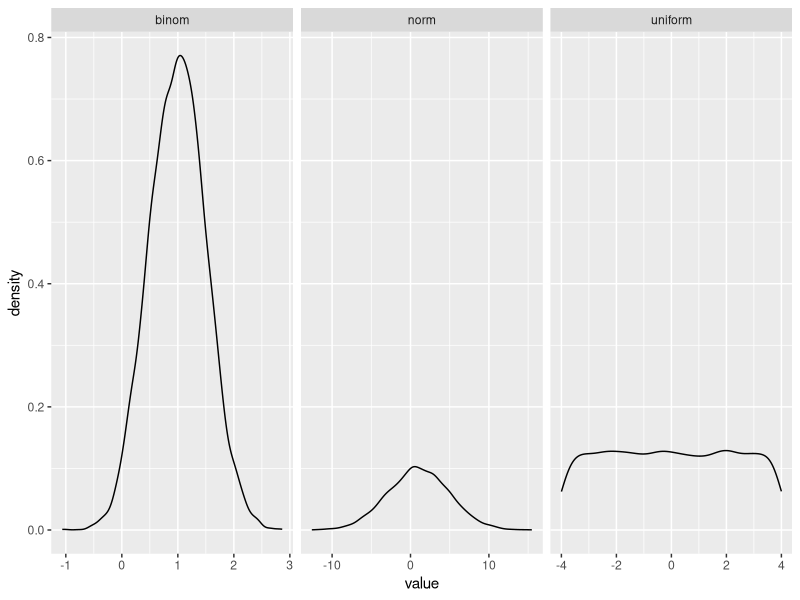
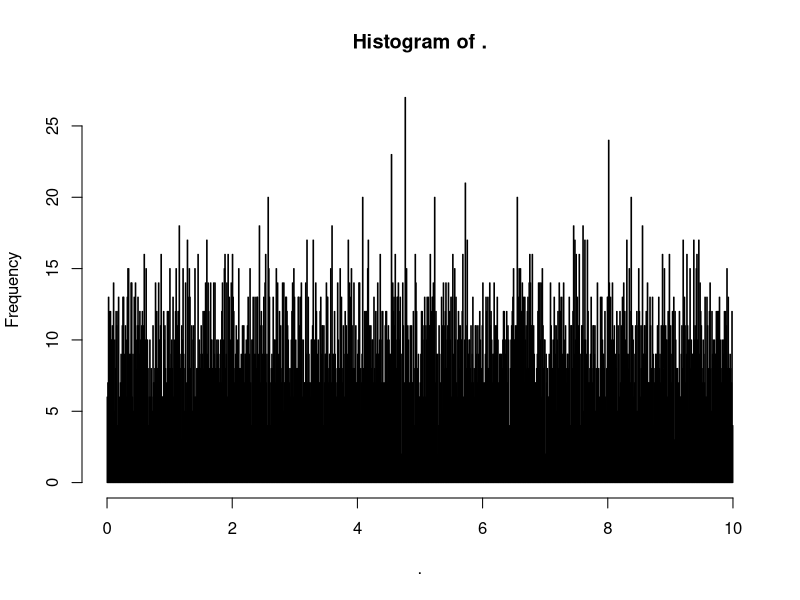
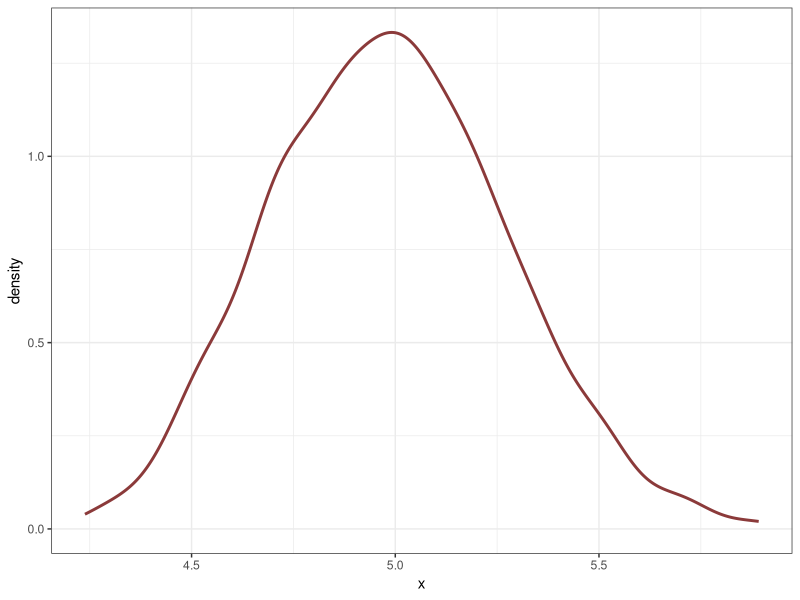
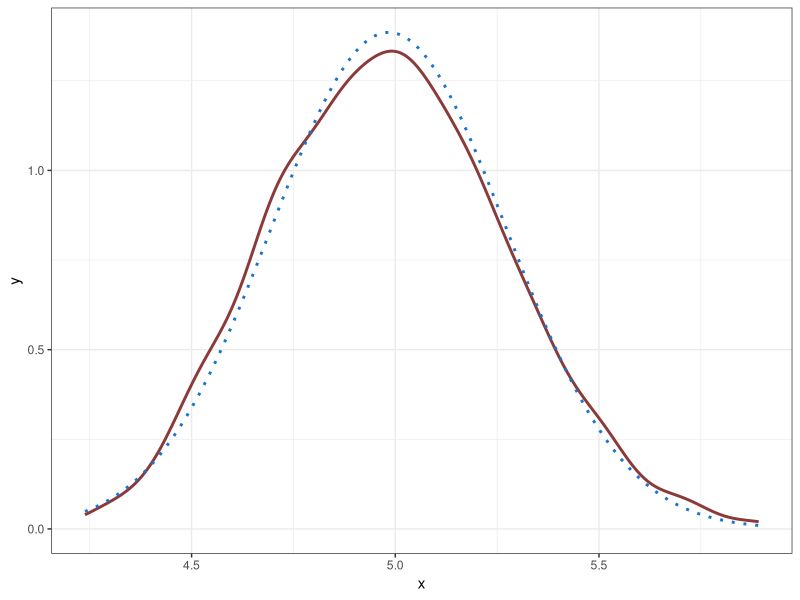
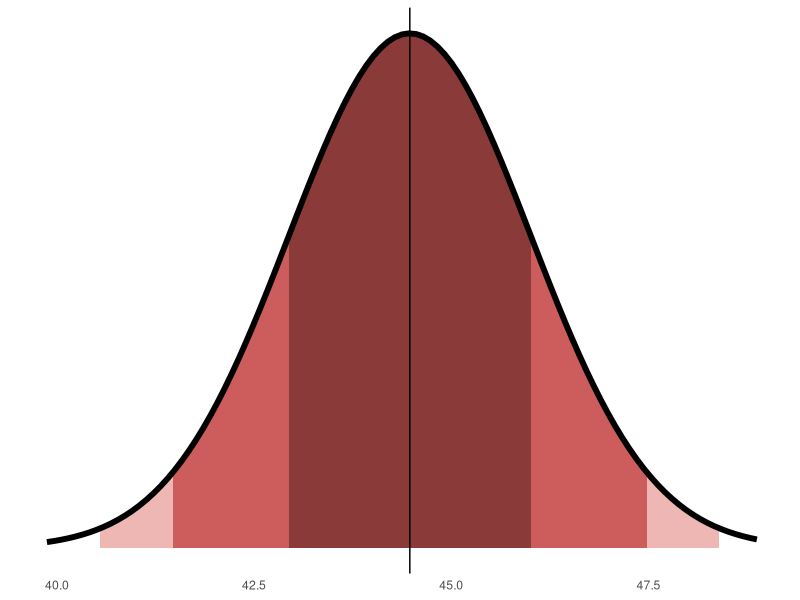
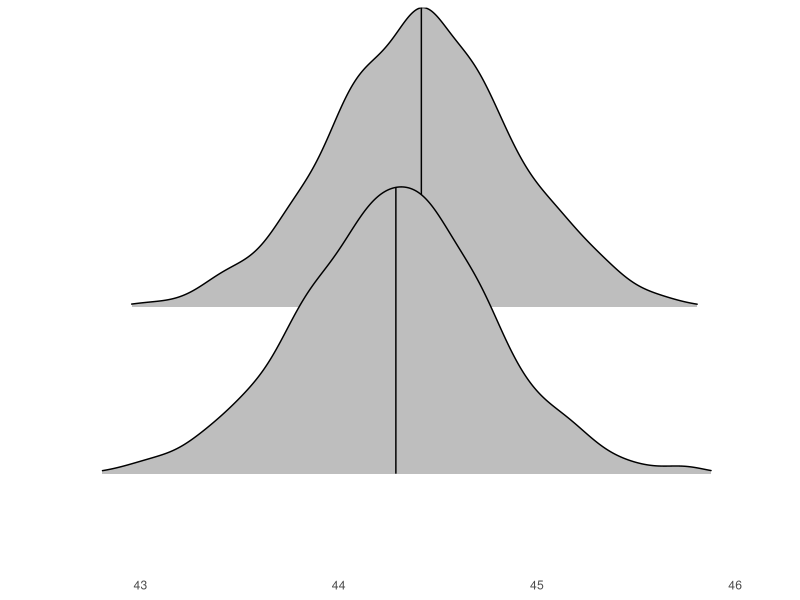
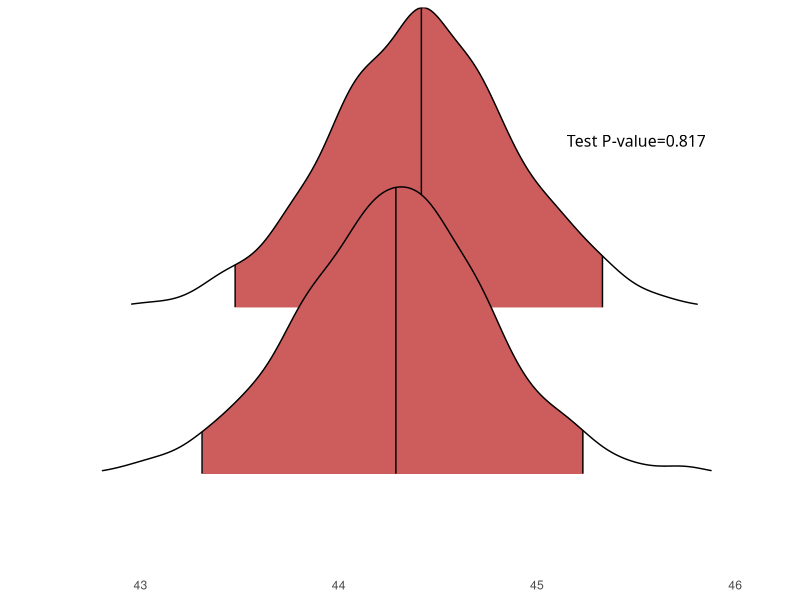

Write the R code that produced these figures, in order.
# Title: Class 3 code
# Author: Giuseppe Carteny
# Last update: 2025.05.05

# Preliminary notes:
# This is the code to replicate most of the visualizations and explore the 
# concepts presented in class 3. 

# The data used here are simulated

# 1. Load the packages # -------------------------------------------------------

want <- c('ggplot2', 'ggridges', 'dplyr', 'magrittr', 'tidyr')
have <- want %in% installed.packages()[,1] 
if(any(want[!have])) {          # <- - - - - - - - - - - # Check supplemental info script*, A.1
  install.packages(want[!have]) # <- - - - - - - - - - - # Check supplemental info script, A.2        
}
for(pckgs in want) {library(pckgs, character.only = T)} # <- - - - - - - # Check supplemental info script, A.3        
rm(list = ls())

# 2. simulate population and show central limit theroem # ----------------------

## 2.0 Use always a seed! < - - - - - - - - - - - - - - - - - - - - - - - - - - - - # !!!

# Before doing any operation that implies random numbers 
# you must include a "seed" that allows reproducibilty 
# For instance, run several times this line
mean(rnorm(100,2,3)) # Everytime the value is different

# but if you put the seed, and run the two lines together
set.seed(1234) # can be whatever number
mean(rnorm(100,2,3)) # The value remains the same


## 2.1. let's simulate a population # - - - - - - - - - - - - - - - - - - - - - 

# R allows you to simulate variables from a number of distributions 
# All functions share one argument: you need to specify the length of the output
# Each distribution has its own parameters! 
# The normal distribution has a mean and a standard deviation parameters
# The binomial distribution has the trial size, and the probability of each trial
# The uniform distribution just requires a minimum and max value

# Do you want 10, 100, 1000 values as an output?
# Here we set it as 1000
n <- 10000
set.seed(1234)
simudistributions <- 
  data.frame(
  norm = rnorm(n,1,4),
  binom = rnorm(n,1,.5),
  uniform = runif(n,-4,4)
)

simudistributions %>% 
  pivot_longer(everything()) %>% 
  ggplot(aes(x=value)) +
  geom_density() +
  facet_grid(~name, scale='free_x')


# we can simulate the population from any kind of distribution
# Check the rnorm, rbinom, runif,.... functions
set.seed(1234)
N = 10000
population <- runif(n=N, min = 0, max = 10)

# This population is definitely not normally distributed - we use a uniform distribution
population %>% hist(breaks=1000) 

## 2.2 Central limit theorem # - - - - - - - - - - - - - - - - - - - - - - - - -

# Now we do 1000 times the following
# - we get a sample (without replacement)
# - we take the mean
# - we store the mean 

mean_vals <- c()

for(i in 1:1000) {
  n <- sample(population, size=100, replace=F)
  x <- mean(n)
  mean_vals <- c(x, mean_vals)
}

# Create a dataframe for ggplot
df <- data.frame(x=mean_vals)

# Guess what? the mean value is normally distributed

theme_set(theme_bw())
df %>% 
  ggplot(aes(x=x)) +
  geom_density(colour='indianred4', linewidth=1)


# Let's get mean and sd of the mean - the standard error! For checking whether dist is normal
df %<>% 
  mutate(
    x_mean = mean(x),
    x_sd = sd(x)
  )

# Like this we can compare our distribution of the sample mean 
# with the probability density function for the normal distribution
# that has the same parameters (mean and sd) of our empirical distribution 

df %>% 
  ggplot(aes(x=x)) +
  geom_density(colour='indianred4', linewidth=1) +    # The sampling distribution of our sample means
  stat_function(      # The analytical normal distribution
    fun = dnorm,  
    n = 1000, 
    linetype='dotted', 
    linewidth = 1,
    colour = 'dodgerblue3',
    args = list(mean=df$x_mean, sd = df$x_sd))

# Pretty close!




# 3. Work just with the sample # -----------------------------------------------

# Now, often we don't work with the populatiom, but we have only a sample

n <- 100                                # The sample size 
smpl_dist <- rnorm(n, mean=45, sd=15)   # The (assumed) distribution of the variable
smpl_mean <- mean(smpl_dist)            # The mean of the sample distribution
smpl_sd <- sd(smpl_dist)                # The SD of the sample distribution
smpl_se <- smpl_sd/sqrt(n)              # The standard error of the mean 
smpl_se <- smpl_sd/sqrt(n)              # The standard error of the mean 

smpl_68ci <- c(smpl_mean-smpl_se,smpl_mean+smpl_se)                 # 68% confidence interval of the sample mean distribution
smpl_95ci <- c(smpl_mean-(1.96*smpl_se),smpl_mean+(1.96*smpl_se))   # 95% ...
smpl_99ci <- c(smpl_mean-(2.56*smpl_se),smpl_mean+(2.56*smpl_se))   # 99% ...



# Let's plot it 
range <- (smpl_mean-(smpl_se * 3)):(smpl_mean + (smpl_se * 3))


ggplot(data.frame(x = range), aes(x)) +
  stat_function(fun = dnorm, args = c(smpl_mean, smpl_se), geom = 'area',
                xlim = smpl_99ci, fill = '#efb7b3') +
  stat_function(fun = dnorm, args = c(smpl_mean, smpl_se), geom = 'area',
                xlim = smpl_95ci, fill = 'indianred') +
  stat_function(fun = dnorm, args = c(smpl_mean, smpl_se), geom = 'area',
                xlim = smpl_68ci, fill = 'indianred4') +
  geom_vline(xintercept=smpl_mean) +
  stat_function(fun = dnorm, args = c(smpl_mean, smpl_se), geom = 'line', linewidth=2) +
  theme_classic() +
  theme(
    axis.line.y = element_blank(),
    axis.text.y = element_blank(),
    axis.ticks.y = element_blank(),
    axis.title.y = element_blank(),
    axis.line.x = element_blank(),
    # axis.text.x = element_blank(),
    axis.ticks.x = element_blank(),
    axis.title.x = element_blank()
  )

# 4. testing mean differences # ------------------------------------------------

set.seed(124365)
n <- 1000

smpl1_dist <- rnorm(n, mean=45, sd=15)
smpl2_dist <- rnorm(n, mean=45, sd=14.5)

smpl1_mean <- mean(smpl1_dist)
smpl1_sd <- sd(smpl1_dist)
smpl1_se <- smpl1_sd/sqrt(n)

smpl1_68ci <- c(smpl1_mean-smpl1_se,smpl1_mean+smpl1_se)
smpl1_95ci <- c(smpl1_mean-(1.96*smpl1_se),smpl1_mean+(1.96*smpl1_se))
smpl1_99ci <- c(smpl1_mean-(2.56*smpl1_se),smpl1_mean+(2.56*smpl1_se))


smpl2_mean <- mean(smpl2_dist)
smpl2_sd <- sd(smpl2_dist)
smpl2_se <- smpl2_sd/sqrt(n)

smpl2_68ci <- c(smpl2_mean-smpl2_se,smpl2_mean+smpl2_se)
smpl2_95ci <- c(smpl2_mean-(1.96*smpl2_se),smpl2_mean+(1.96*smpl2_se))
smpl2_99ci <- c(smpl2_mean-(2.56*smpl2_se),smpl2_mean+(2.56*smpl2_se))

# sampling distributions of the sample means
smpl1_mean_dist <- rnorm(n, mean=smpl1_mean, sd=smpl1_se)
smpl2_mean_dist <- rnorm(n, mean=smpl2_mean, sd=smpl2_se)


df <- 
  rbind(
    data.frame(x = smpl1_mean_dist) %>% mutate(smpl = '1'),
    data.frame(x = smpl2_mean_dist) %>% mutate(smpl = '2')
  )


df %>% 
  ggplot(aes(x=x, y=smpl)) +
  geom_density_ridges(quantile_lines=T, quantiles=c(.5), fill='grey',rel_min_height=.01) +
  theme_classic() + 
  # annotate("text", x = 45.5, y = 3, label = "Are they different?", family='Segoe UI', size=8) +
  theme(
    axis.line.y = element_blank(),
    axis.text.y = element_blank(),
    axis.ticks.y = element_blank(),
    axis.title.y = element_blank(),
    axis.line.x = element_blank(),
    # axis.text.x = element_blank(),
    axis.ticks.x = element_blank(),
    axis.title.x = element_blank()
  )    


# Are they different? Let's check 
test <- t.test(smpl1_dist,smpl2_dist)
test$statistic
test$p.value

# not really :/

df %>% 
  ggplot(aes(x=x, y=smpl, fill= factor(after_stat(quantile)))) +
  stat_density_ridges(
    geom = "density_ridges_gradient",
    calc_ecdf = T,
    quantile_lines = T,
    quantiles=c(.025, .5, .975), rel_min_height=.01) +
  # geom_density_ridges(quantile_lines=T, quantiles=c(.025, .5, .975), rel_min_height=.01) +
  theme_classic() + 
  # scale_fill_viridis_d() +
  scale_fill_manual(values=c('white', 'indianred','indianred','white')) +
  # annotate("text", x = 45.5, y = 3, label = "Not really...", family='Segoe UI', size=8) +
  annotate("text", x = 45.5, y = 3, label = paste0('Test P-value=',round(test$p.value,3)), family='Segoe UI', size=4) +
  theme(
    legend.position = 'none',
    axis.line.y = element_blank(),
    axis.text.y = element_blank(),
    axis.ticks.y = element_blank(),
    axis.title.y = element_blank(),
    axis.line.x = element_blank(),
    # axis.text.x = element_blank(),
    axis.ticks.x = element_blank(),
    axis.title.x = element_blank()
  )  


